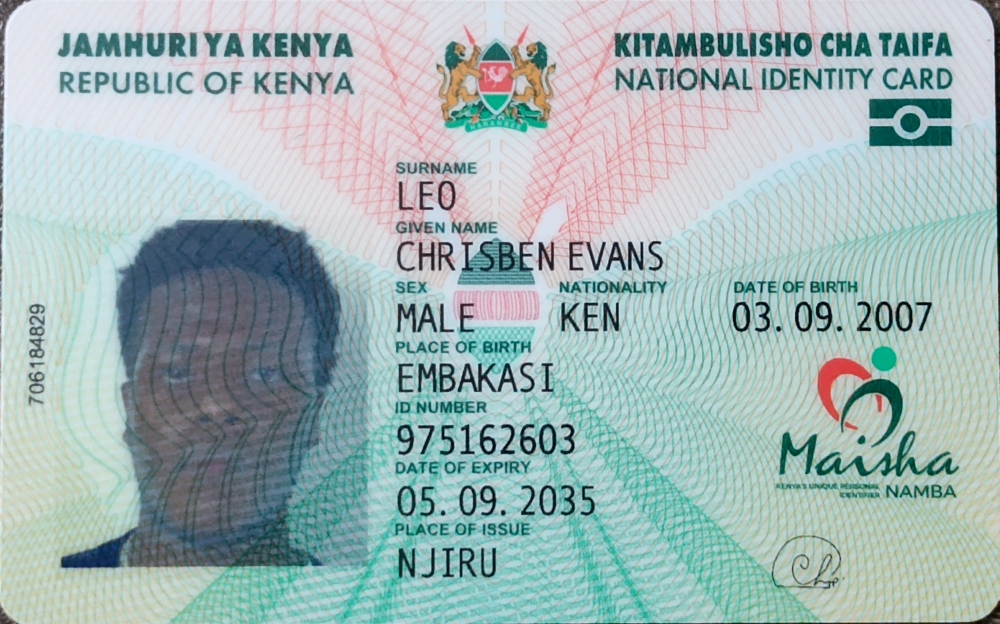
#> input picture backend/data/forensics/original/IMG_20250924_121136_884~2.jpg, 2998 x 1872 px (shown at 1/3 size)
$ python -i face_extractor.py   (imports and definitions only)
#> lines starting #> are read from the running program, lines starting #| are printed output that depends on the picture
#> further down, picture is the input picture: shape (1872, 2998, 3); mean B, G, R 182.2, 182, 161.5
"""
Reference Face Extraction Module
Extracts and stores face templates from ID cards for MBIC verification
"""

import cv2
import face_recognition
import numpy as np
import base64
import io
from typing import Optional, Tuple, Dict, Any
import logging
# Change line 14 in app/logic/face_extractor.py to:
from PIL import Image, ImageOps
from app.db.milvus_client import store_in_vault, search_vault, get_face_encoding

logger = logging.getLogger(__name__)

class FaceExtractor:
    """
    Extracts face templates from ID cards and stores them as reference encodings
    """

    def __init__(self):
        self.encoding_tolerance = 0.6  # Tolerance for face detection
        self.min_face_size = 50  # Minimum face size in pixels

    # [244 lines left out: functions extract_face_from_id_card, _fix_orientation, _detect_with_haar, _get_largest_face, _calculate_detection_confidence, _store_face_encoding and 2 more, not called in this run]

    def enhance_image(self, image: np.ndarray) -> np.ndarray:
        """
        Applies Unsharp Masking to improve edge clarity in slightly blurry images.
        """
        # 1. Convert to a sharper version using a Gaussian blur overlay
        gaussian_3 = cv2.GaussianBlur(image, (0, 0), 2.0)
        sharpened = cv2.addWeighted(image, 1.5, gaussian_3, -0.5, 0)

        # 2. Increase contrast slightly to help HOG detector
        lab = cv2.cvtColor(sharpened, cv2.COLOR_BGR2LAB)
#> lab: shape (1872, 2998, 3); mean of channels 0, 1, 2 184.3, 121.5, 125.8
        l, a, b = cv2.split(lab)
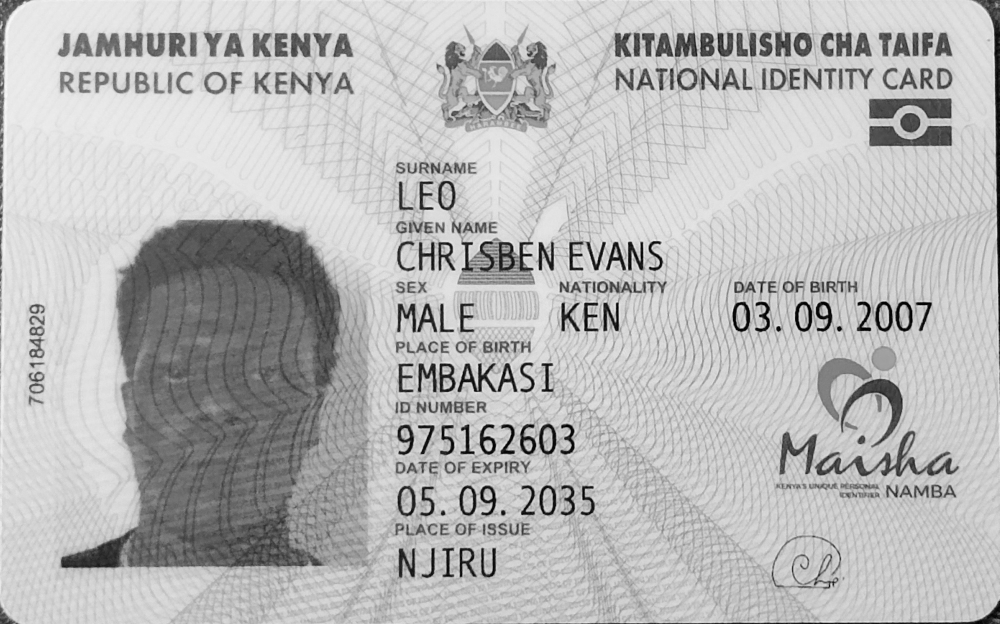
#> l: shape (1872, 2998) (shown at 1/3 size); min 0, max 254, mean 184.3
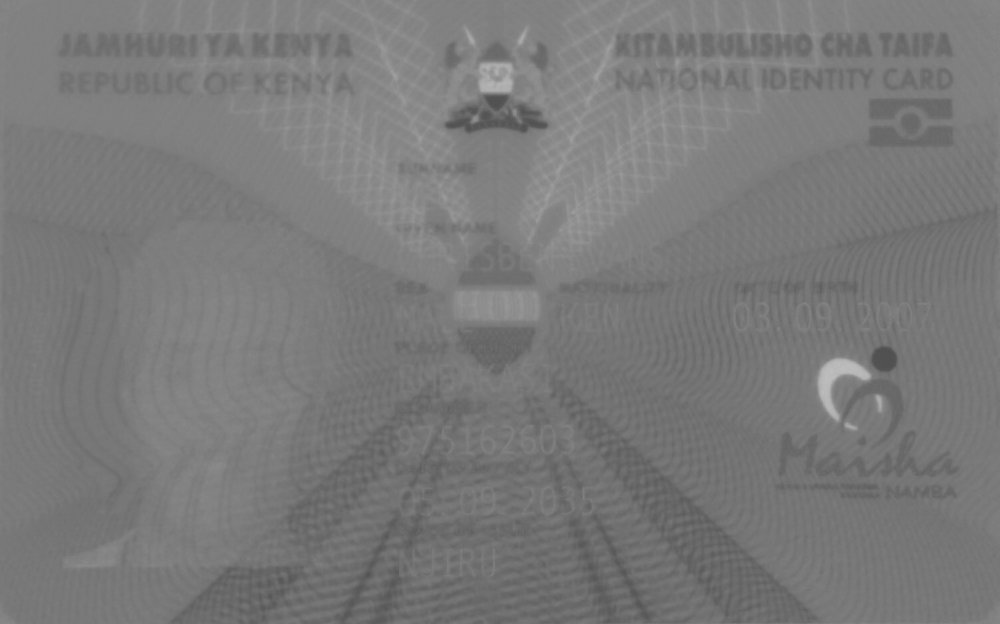
#> a: shape (1872, 2998) (shown at 1/3 size); min 78, max 191, mean 121.5
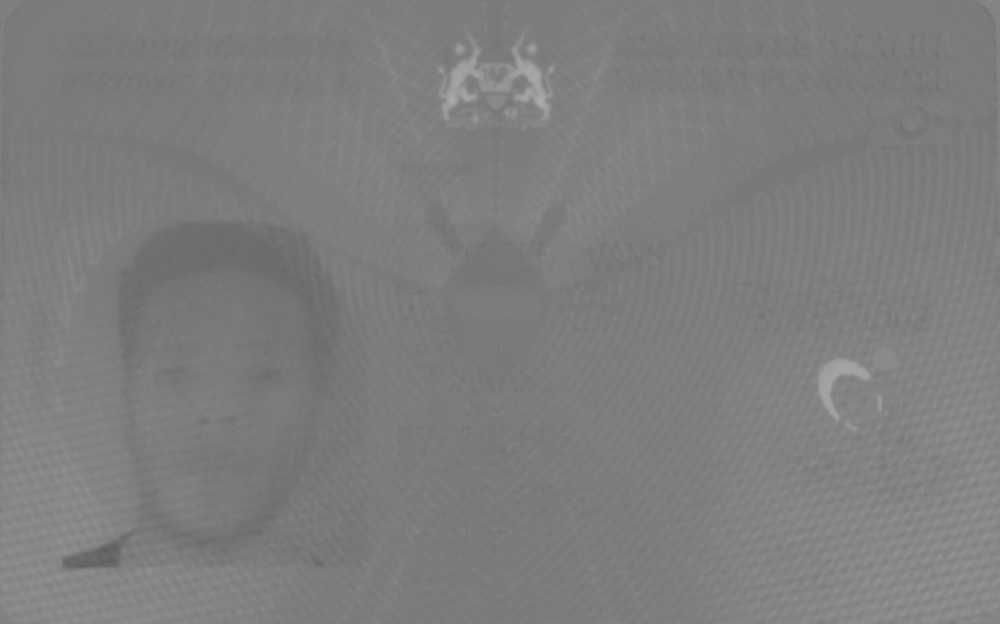
#> b: shape (1872, 2998) (shown at 1/3 size); min 93, max 174, mean 125.8
        clahe = cv2.createCLAHE(clipLimit=3.0, tileGridSize=(8,8))
        cl = clahe.apply(l)
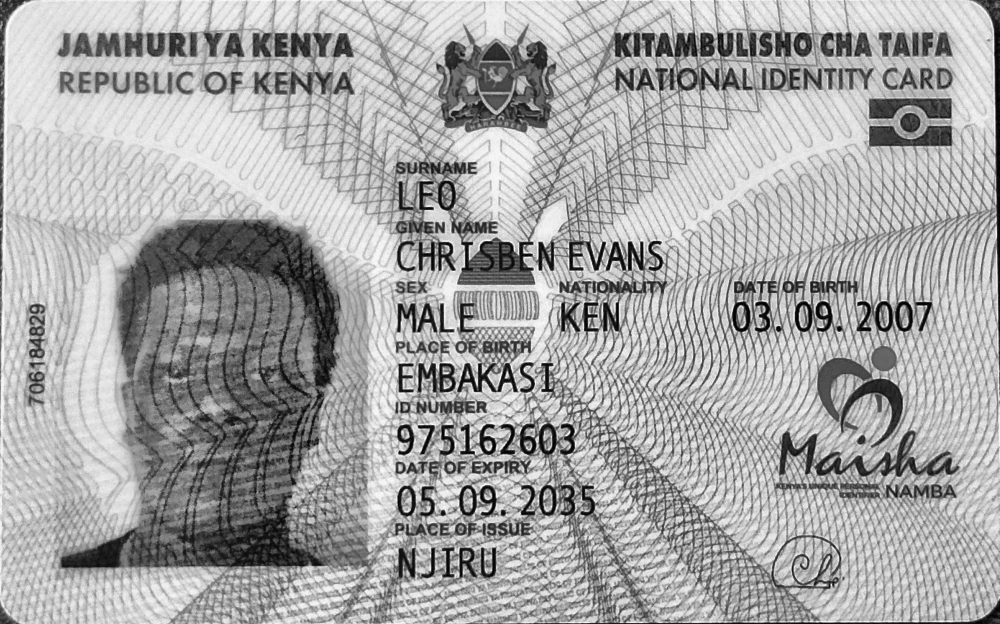
#> cl: shape (1872, 2998) (shown at 1/3 size); min 0, max 254, mean 166
        limg = cv2.merge((cl, a, b))
#> limg: shape (1872, 2998, 3); mean of channels 0, 1, 2 166, 121.5, 125.8
        final_image = cv2.cvtColor(limg, cv2.COLOR_LAB2BGR)
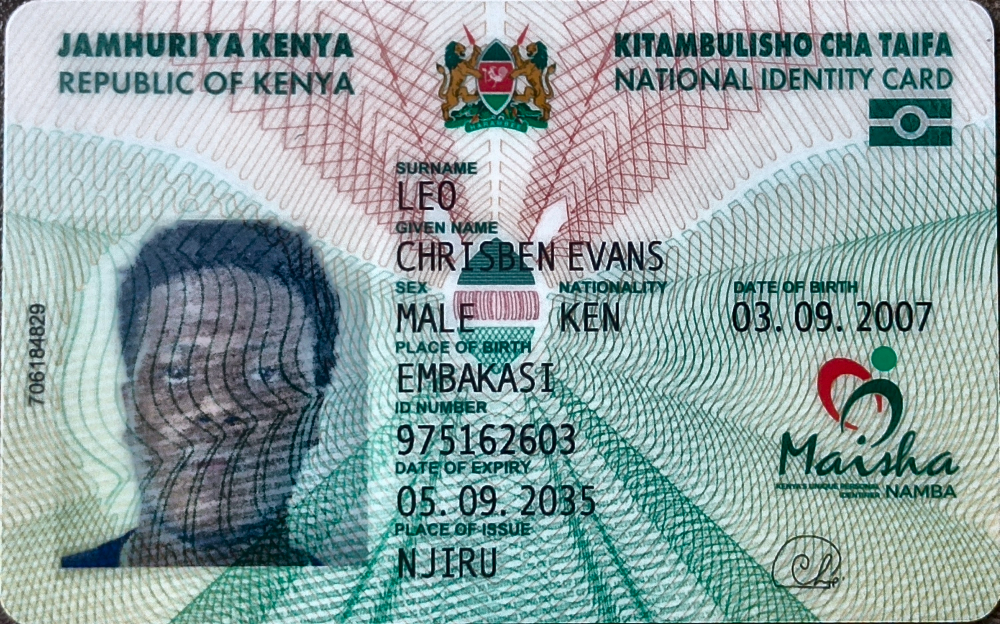
#> final_image: shape (1872, 2998, 3) (shown at 1/3 size); mean B, G, R 163.8, 163.6, 143.4

        return final_image


# Global instance
face_extractor = FaceExtractor()

>>> import cv2
>>> picture = cv2.imread('../../data/forensics/original/IMG_20250924_121136_884~2.jpg')
>>> result = FaceExtractor().enhance_image(picture)

$ run again, on backend/data/forensics/original/IMG_20250924_121149_117~2.jpg
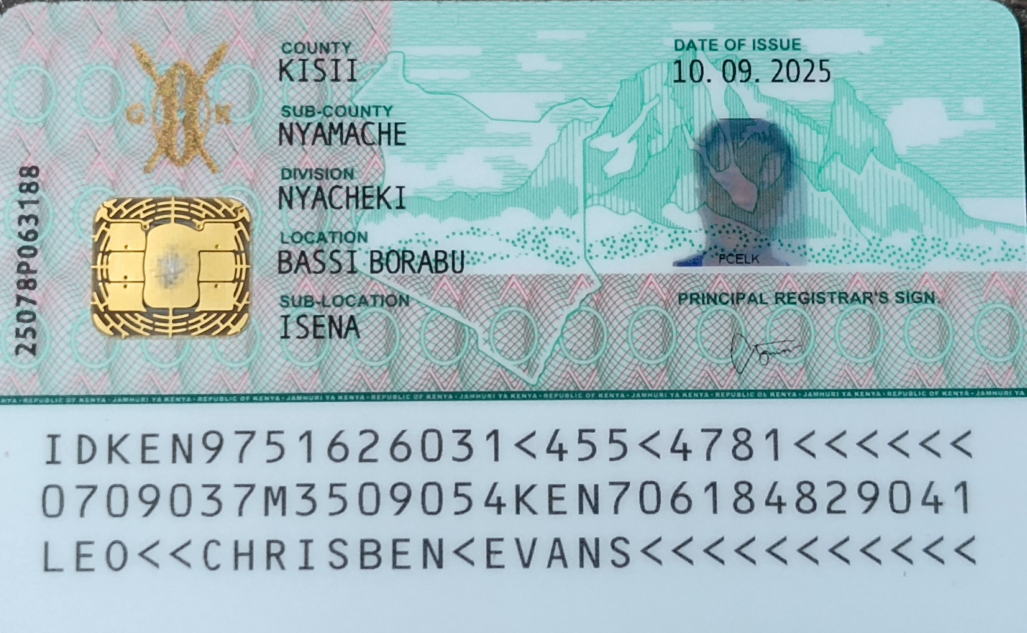
#> input picture backend/data/forensics/original/IMG_20250924_121149_117~2.jpg, 3080 x 1897 px (shown at 1/3 size)
#> picture is the input picture: shape (1897, 3080, 3); mean B, G, R 190.9, 186.7, 161.1
#> lab: shape (1897, 3080, 3); mean of channels 0, 1, 2 188.4, 120.7, 123.2
#> in enhance_image, `cl = clahe.apply(l)`:
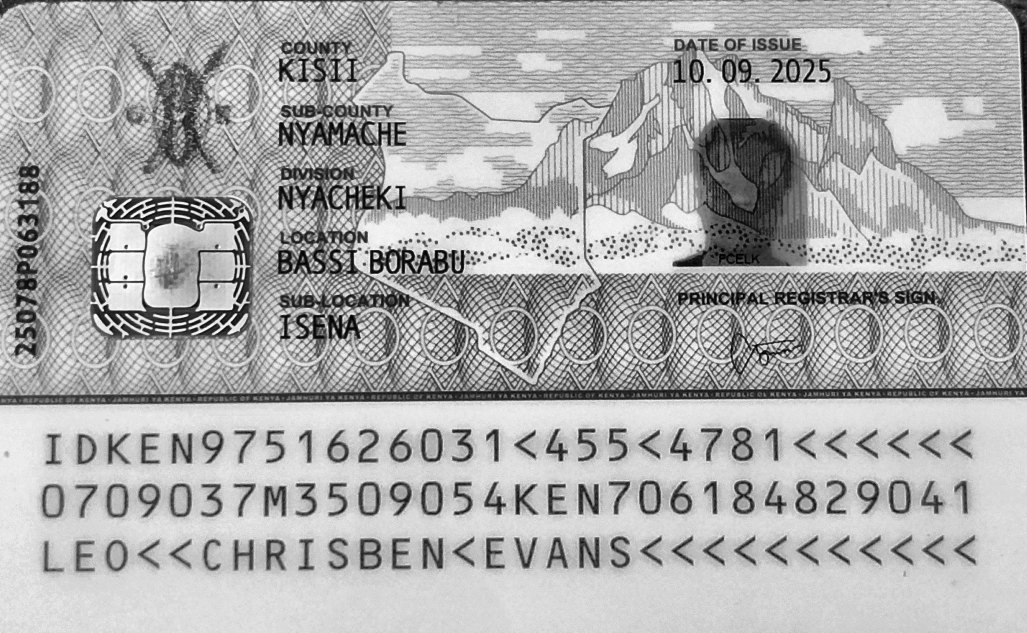
#> cl: shape (1897, 3080) (shown at 1/3 size); min 0, max 255, mean 171.6
#> limg: shape (1897, 3080, 3); mean of channels 0, 1, 2 171.6, 120.7, 123.2
#> in enhance_image, `final_image = cv2.cvtColor(limg, cv2.COLOR_LAB2BGR)`:
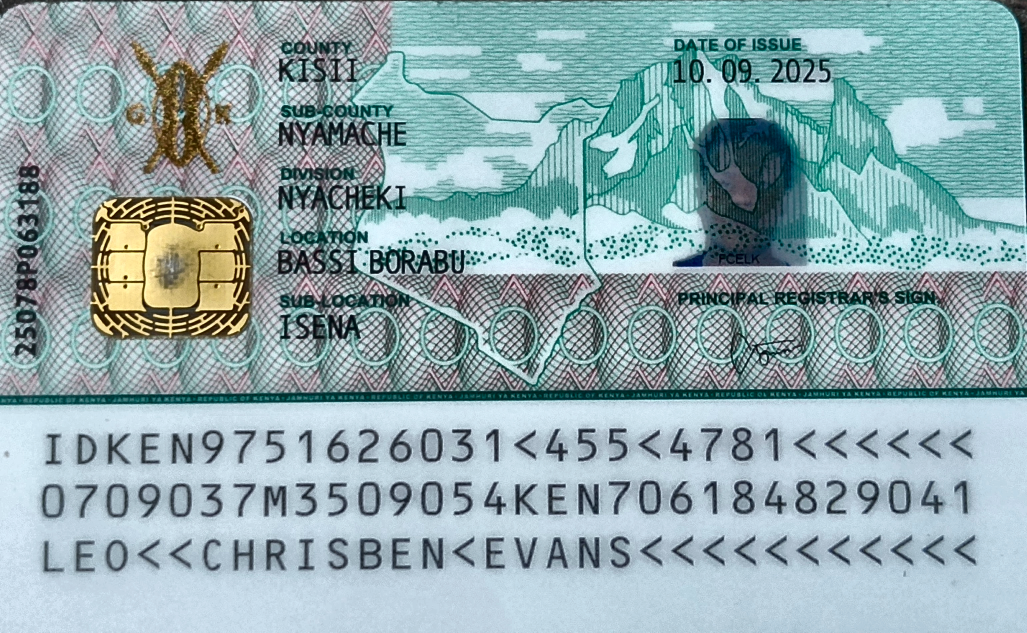
#> final_image: shape (1897, 3080, 3) (shown at 1/3 size); mean B, G, R 174.4, 170.1, 144.6
